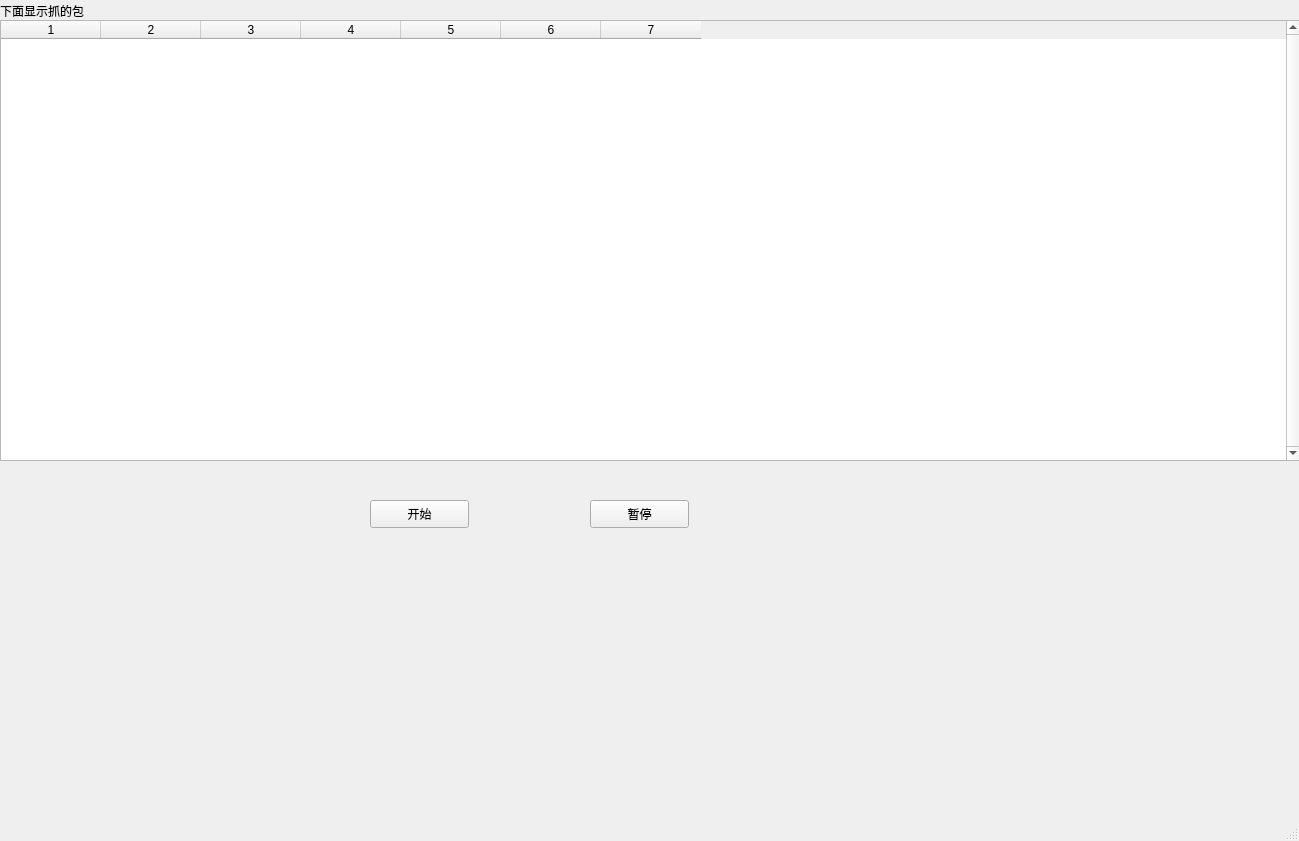
<?xml version="1.0" encoding="UTF-8"?>
<ui version="4.0">
    <class>MainWindow</class>
    <widget class="QMainWindow" name="MainWindow">
        <property name="geometry">
            <rect>
                <x>0</x>
                <y>0</y>
                <width>1299</width>
                <height>841</height>
            </rect>
        </property>
        <property name="windowTitle">
            <string>MainWindow</string>
        </property>
        <property name="layoutDirection">
            <enum>Qt::LeftToRight</enum>
        </property>
        <widget class="QWidget" name="centralwidget">
            <widget class="QLabel" name="label">
                <property name="geometry">
                    <rect>
                        <x>0</x>
                        <y>0</y>
                        <width>141</width>
                        <height>21</height>
                    </rect>
                </property>
                <property name="text">
                    <string>下面显示抓的包</string>
                </property>
            </widget>
            <widget class="QPushButton" name="pushButton_start">
                <property name="geometry">
                    <rect>
                        <x>370</x>
                        <y>500</y>
                        <width>99</width>
                        <height>28</height>
                    </rect>
                </property>
                <property name="text">
                    <string>开始</string>
                </property>
            </widget>
            <widget class="QPushButton" name="pushButton_pause">
                <property name="geometry">
                    <rect>
                        <x>590</x>
                        <y>500</y>
                        <width>99</width>
                        <height>28</height>
                    </rect>
                </property>
                <property name="text">
                    <string>暂停</string>
                </property>
            </widget>
            <widget class="QTableWidget" name="tableWidget">
                <property name="geometry">
                    <rect>
                        <x>0</x>
                        <y>20</y>
                        <width>1301</width>
                        <height>441</height>
                    </rect>
                </property>
                <property name="sizePolicy">
                    <sizepolicy hsizetype="Expanding" vsizetype="Expanding">
                        <horstretch>0</horstretch>
                        <verstretch>0</verstretch>
                    </sizepolicy>
                </property>
                <property name="mouseTracking">
                    <bool>false</bool>
                </property>
                <property name="focusPolicy">
                    <enum>Qt::TabFocus</enum>
                </property>
                <property name="contextMenuPolicy">
                    <enum>Qt::ActionsContextMenu</enum>
                </property>
                <property name="layoutDirection">
                    <enum>Qt::LeftToRight</enum>
                </property>
                <property name="autoFillBackground">
                    <bool>false</bool>
                </property>
                <property name="frameShape">
                    <enum>QFrame::StyledPanel</enum>
                </property>
                <property name="frameShadow">
                    <enum>QFrame::Sunken</enum>
                </property>
                <property name="verticalScrollBarPolicy">
                    <enum>Qt::ScrollBarAlwaysOn</enum>
                </property>
                <property name="sizeAdjustPolicy">
                    <enum>QAbstractScrollArea::AdjustToContentsOnFirstShow</enum>
                </property>
                <property name="alternatingRowColors">
                    <bool>false</bool>
                </property>
                <property name="selectionBehavior">
                    <enum>QAbstractItemView::SelectRows</enum>
                </property>
                <property name="showGrid">
                    <bool>true</bool>
                </property>
                <property name="gridStyle">
                    <enum>Qt::SolidLine</enum>
                </property>
                <property name="sortingEnabled">
                    <bool>false</bool>
                </property>
                <property name="wordWrap">
                    <bool>true</bool>
                </property>
                <property name="cornerButtonEnabled">
                    <bool>true</bool>
                </property>
                <property name="rowCount">
                    <number>0</number>
                </property>
                <property name="columnCount">
                    <number>7</number>
                </property>
                <attribute name="horizontalHeaderVisible">
                    <bool>true</bool>
                </attribute>
                <attribute name="horizontalHeaderCascadingSectionResizes">
                    <bool>true</bool>
                </attribute>
                <attribute name="horizontalHeaderHighlightSections">
                    <bool>true</bool>
                </attribute>
                <attribute name="horizontalHeaderShowSortIndicator" stdset="0">
                    <bool>false</bool>
                </attribute>
                <attribute name="verticalHeaderVisible">
                    <bool>false</bool>
                </attribute>
                <column/>
                <column/>
                <column/>
                <column/>
                <column/>
                <column/>
                <column/>
            </widget>
        </widget>
        <widget class="QMenuBar" name="menubar">
            <property name="geometry">
                <rect>
                    <x>0</x>
                    <y>0</y>
                    <width>1299</width>
                    <height>26</height>
                </rect>
            </property>
        </widget>
        <widget class="QStatusBar" name="statusbar"/>
    </widget>
    <resources/>
    <connections/>
</ui>
